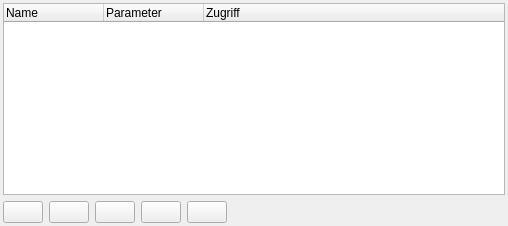
     <widget class="QWidget" name="m_pqwFunctions">
      <attribute name="title">
       <string>Funktionen</string>
      </attribute>
      <layout class="QVBoxLayout" name="verticalLayout_8">
       <property name="leftMargin">
        <number>3</number>
       </property>
       <property name="topMargin">
        <number>3</number>
       </property>
       <property name="rightMargin">
        <number>3</number>
       </property>
       <property name="bottomMargin">
        <number>3</number>
       </property>
       <item>
        <widget class="QTreeWidget" name="m_pqtwMethods">
         <column>
          <property name="text">
           <string>Name</string>
          </property>
         </column>
         <column>
          <property name="text">
           <string>Parameter</string>
          </property>
         </column>
         <column>
          <property name="text">
           <string>Zugriff</string>
          </property>
         </column>
        </widget>
       </item>
       <item>
        <layout class="QHBoxLayout" name="horizontalLayout_2">
         <item>
          <widget class="QPushButton" name="m_pqpbNewFunction">
           <property name="text">
            <string/>
           </property>
           <property name="icon">
            <iconset resource="../../../guilibraries/wmsqml/src/wmsqml.qrc">
             <normaloff>:/icons/new24.png</normaloff>:/icons/new24.png</iconset>
           </property>
           <property name="iconSize">
            <size>
             <width>24</width>
             <height>24</height>
            </size>
           </property>
          </widget>
         </item>
         <item>
          <widget class="QPushButton" name="m_pqpbEditFunction">
           <property name="text">
            <string/>
           </property>
           <property name="icon">
            <iconset resource="../../../guilibraries/wmsqml/src/wmsqml.qrc">
             <normaloff>:/icons/edit24.png</normaloff>:/icons/edit24.png</iconset>
           </property>
           <property name="iconSize">
            <size>
             <width>24</width>
             <height>24</height>
            </size>
           </property>
          </widget>
         </item>
         <item>
          <widget class="QPushButton" name="m_pqpbDeleteFunction">
           <property name="text">
            <string/>
           </property>
           <property name="icon">
            <iconset resource="../../../guilibraries/wmsqml/src/wmsqml.qrc">
             <normaloff>:/icons/delete24.png</normaloff>:/icons/delete24.png</iconset>
           </property>
           <property name="iconSize">
            <size>
             <width>24</width>
             <height>24</height>
            </size>
           </property>
          </widget>
         </item>
         <item>
          <widget class="QPushButton" name="m_pqpbExecuteFunction">
           <property name="toolTip">
            <string>Ausführen</string>
           </property>
           <property name="text">
            <string/>
           </property>
           <property name="icon">
            <iconset resource="../../../guilibraries/wmsqml/src/wmsqml.qrc">
             <normaloff>:/icons/settingswizard.png</normaloff>:/icons/settingswizard.png</iconset>
           </property>
           <property name="iconSize">
            <size>
             <width>24</width>
             <height>24</height>
            </size>
           </property>
          </widget>
         </item>
         <item>
          <widget class="QPushButton" name="m_pqpbDebugger">
           <property name="toolTip">
            <string>Debuggen</string>
           </property>
           <property name="text">
            <string/>
           </property>
           <property name="icon">
            <iconset resource="../../../guilibraries/wmsqml/src/wmsqml.qrc">
             <normaloff>:/icons/stats24.png</normaloff>:/icons/stats24.png</iconset>
           </property>
           <property name="iconSize">
            <size>
             <width>24</width>
             <height>24</height>
            </size>
           </property>
          </widget>
         </item>
         <item>
          <spacer name="horizontalSpacer_2">
           <property name="orientation">
            <enum>Qt::Horizontal</enum>
           </property>
           <property name="sizeHint" stdset="0">
            <size>
             <width>278</width>
             <height>20</height>
            </size>
           </property>
          </spacer>
         </item>
        </layout>
       </item>
      </layout>
     </widget>
